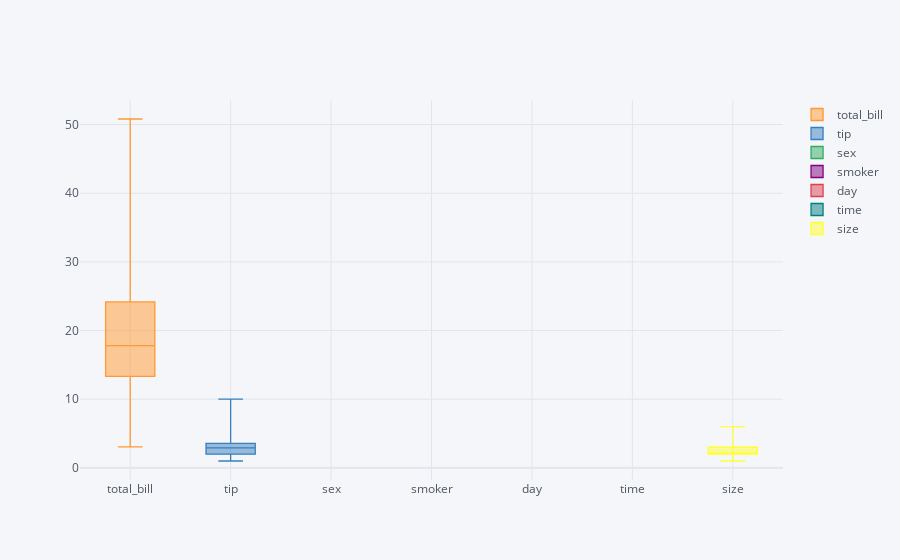

The code cell stored with this chart in its notebook:
### Markdown cell above
### Box Plot

### Code cell
tips_data.iplot(kind='box')

### Figure 1 — Plotly figure (JSON) as saved in the notebook; plotly's stock layout.template omitted (floating-point values rounded to 4 significant figures; data arrays with more than 128 entries replaced by an {"elided": "..."} marker saying what was removed)
{"data": [{"boxpoints": false, "line": {"width": 1.3}, "marker": {"color": "rgba(255, 153, 51, 1.0)"}, "name": "total_bill", "orientation": "v", "type": "box", "y": {"elided": "244 float values"}}, {"boxpoints": false, "line": {"width": 1.3}, "marker": {"color": "rgba(55, 128, 191, 1.0)"}, "name": "tip", "orientation": "v", "type": "box", "y": {"elided": "244 float values"}}, {"boxpoints": false, "line": {"width": 1.3}, "marker": {"color": "rgba(50, 171, 96, 1.0)"}, "name": "sex", "orientation": "v", "type": "box", "y": {"elided": "244 str values"}}, {"boxpoints": false, "line": {"width": 1.3}, "marker": {"color": "rgba(128, 0, 128, 1.0)"}, "name": "smoker", "orientation": "v", "type": "box", "y": {"elided": "244 str values"}}, {"boxpoints": false, "line": {"width": 1.3}, "marker": {"color": "rgba(219, 64, 82, 1.0)"}, "name": "day", "orientation": "v", "type": "box", "y": {"elided": "244 str values"}}, {"boxpoints": false, "line": {"width": 1.3}, "marker": {"color": "rgba(0, 128, 128, 1.0)"}, "name": "time", "orientation": "v", "type": "box", "y": {"elided": "244 str values"}}, {"boxpoints": false, "line": {"width": 1.3}, "marker": {"color": "rgba(255, 255, 51, 1.0)"}, "name": "size", "orientation": "v", "type": "box", "y": {"elided": "244 int values"}}], "layout": {"legend": {"bgcolor": "#F5F6F9", "font": {"color": "#4D5663"}}, "paper_bgcolor": "#F5F6F9", "plot_bgcolor": "#F5F6F9", "title": {"font": {"color": "#4D5663"}}, "xaxis": {"gridcolor": "#E1E5ED", "showgrid": true, "tickfont": {"color": "#4D5663"}, "title": {"font": {"color": "#4D5663"}, "text": ""}, "zerolinecolor": "#E1E5ED"}, "yaxis": {"gridcolor": "#E1E5ED", "showgrid": true, "tickfont": {"color": "#4D5663"}, "title": {"font": {"color": "#4D5663"}, "text": ""}, "zerolinecolor": "#E1E5ED"}}}
